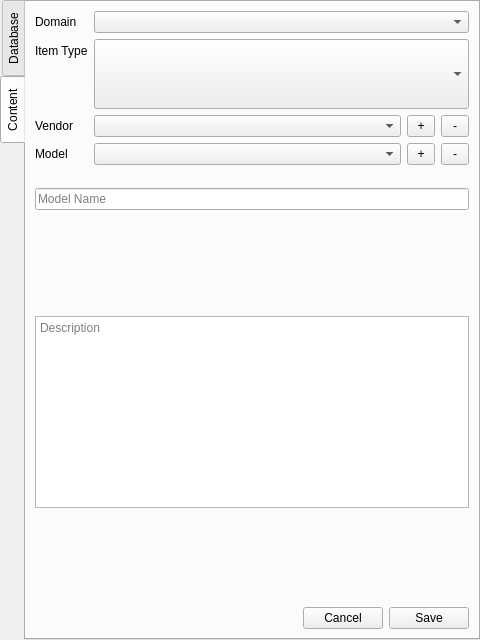
<?xml version="1.0" encoding="UTF-8"?>
<ui version="4.0">
 <class>ItemCatalog</class>
 <widget class="QDockWidget" name="ItemCatalog">
  <property name="geometry">
   <rect>
    <x>0</x>
    <y>0</y>
    <width>480</width>
    <height>640</height>
   </rect>
  </property>
  <property name="allowedAreas">
   <set>Qt::LeftDockWidgetArea|Qt::RightDockWidgetArea</set>
  </property>
  <property name="windowTitle">
   <string>Item Catalog</string>
  </property>
  <widget class="QWidget" name="dockWidgetContents">
   <layout class="QGridLayout" name="gridLayout">
    <property name="leftMargin">
     <number>0</number>
    </property>
    <property name="topMargin">
     <number>0</number>
    </property>
    <property name="rightMargin">
     <number>0</number>
    </property>
    <property name="bottomMargin">
     <number>0</number>
    </property>
    <property name="spacing">
     <number>0</number>
    </property>
    <item row="0" column="0">
     <widget class="QTabWidget" name="tabWidget">
      <property name="tabPosition">
       <enum>QTabWidget::West</enum>
      </property>
      <property name="tabShape">
       <enum>QTabWidget::Rounded</enum>
      </property>
      <property name="currentIndex">
       <number>1</number>
      </property>
      <property name="elideMode">
       <enum>Qt::ElideNone</enum>
      </property>
      <property name="documentMode">
       <bool>false</bool>
      </property>
      <property name="tabsClosable">
       <bool>false</bool>
      </property>
      <property name="movable">
       <bool>false</bool>
      </property>
      <property name="tabBarAutoHide">
       <bool>true</bool>
      </property>
      <widget class="QWidget" name="tab_database">
       <attribute name="title">
        <string>Database</string>
       </attribute>
       <layout class="QGridLayout" name="gridLayout_3">
        <item row="0" column="0">
         <widget class="QLabel" name="label_5">
          <property name="text">
           <string>Local directory</string>
          </property>
         </widget>
        </item>
        <item row="1" column="0">
         <widget class="QLabel" name="label_6">
          <property name="text">
           <string>git remote origin</string>
          </property>
         </widget>
        </item>
        <item row="6" column="0" colspan="4">
         <widget class="QTextEdit" name="textEdit_terminalOutput">
          <property name="sizePolicy">
           <sizepolicy hsizetype="Expanding" vsizetype="MinimumExpanding">
            <horstretch>0</horstretch>
            <verstretch>0</verstretch>
           </sizepolicy>
          </property>
          <property name="font">
           <font>
            <family>DejaVu Sans Mono</family>
            <pointsize>8</pointsize>
           </font>
          </property>
          <property name="acceptDrops">
           <bool>false</bool>
          </property>
          <property name="inputMethodHints">
           <set>Qt::ImhNone</set>
          </property>
          <property name="undoRedoEnabled">
           <bool>false</bool>
          </property>
          <property name="lineWrapMode">
           <enum>QTextEdit::NoWrap</enum>
          </property>
          <property name="readOnly">
           <bool>true</bool>
          </property>
         </widget>
        </item>
        <item row="2" column="0">
         <widget class="QLabel" name="label_7">
          <property name="text">
           <string>git config user.name</string>
          </property>
         </widget>
        </item>
        <item row="2" column="1" colspan="3">
         <widget class="QLineEdit" name="lineEdit_db_gitUserName">
          <property name="sizePolicy">
           <sizepolicy hsizetype="MinimumExpanding" vsizetype="Fixed">
            <horstretch>0</horstretch>
            <verstretch>0</verstretch>
           </sizepolicy>
          </property>
         </widget>
        </item>
        <item row="1" column="1" colspan="3">
         <widget class="QLineEdit" name="lineEdit_db_gitRemote">
          <property name="sizePolicy">
           <sizepolicy hsizetype="MinimumExpanding" vsizetype="Fixed">
            <horstretch>0</horstretch>
            <verstretch>0</verstretch>
           </sizepolicy>
          </property>
         </widget>
        </item>
        <item row="3" column="1" colspan="3">
         <widget class="QLineEdit" name="lineEdit_db_gitUserEmail">
          <property name="sizePolicy">
           <sizepolicy hsizetype="MinimumExpanding" vsizetype="Fixed">
            <horstretch>0</horstretch>
            <verstretch>0</verstretch>
           </sizepolicy>
          </property>
         </widget>
        </item>
        <item row="0" column="1" colspan="3">
         <widget class="QLineEdit" name="lineEdit_db_localDirectory">
          <property name="sizePolicy">
           <sizepolicy hsizetype="MinimumExpanding" vsizetype="Fixed">
            <horstretch>0</horstretch>
            <verstretch>0</verstretch>
           </sizepolicy>
          </property>
         </widget>
        </item>
        <item row="3" column="0">
         <widget class="QLabel" name="label_8">
          <property name="text">
           <string>git config user.email</string>
          </property>
         </widget>
        </item>
        <item row="4" column="0" rowspan="2" colspan="4">
         <widget class="QFrame" name="frame">
          <property name="frameShape">
           <enum>QFrame::StyledPanel</enum>
          </property>
          <property name="frameShadow">
           <enum>QFrame::Raised</enum>
          </property>
          <layout class="QGridLayout" name="gridLayout_4">
           <item row="0" column="2">
            <widget class="QPushButton" name="pushButton_db_gitPull">
             <property name="focusPolicy">
              <enum>Qt::NoFocus</enum>
             </property>
             <property name="toolTip">
              <string>&lt;html&gt;&lt;head/&gt;&lt;body&gt;&lt;p&gt;Pull takes the latest changes from the remote server and merges these changes into the local directory. This can only be done if no changes were made locally or all local changes have been committed.&lt;/p&gt;&lt;/body&gt;&lt;/html&gt;</string>
             </property>
             <property name="text">
              <string>Pull</string>
             </property>
            </widget>
           </item>
           <item row="0" column="0">
            <widget class="QPushButton" name="pushButton_db_gitClone">
             <property name="focusPolicy">
              <enum>Qt::NoFocus</enum>
             </property>
             <property name="toolTip">
              <string>&lt;html&gt;&lt;head/&gt;&lt;body&gt;&lt;p&gt;Clone takes an existing repository from a remote server (origin) and copies it into the local directory including the version history. You can only do this if you don't have a local working directory already.&lt;/p&gt;&lt;/body&gt;&lt;/html&gt;</string>
             </property>
             <property name="text">
              <string>Clone</string>
             </property>
            </widget>
           </item>
           <item row="0" column="1">
            <widget class="QPushButton" name="pushButton_db_gitStatus">
             <property name="focusPolicy">
              <enum>Qt::NoFocus</enum>
             </property>
             <property name="toolTip">
              <string>&lt;html&gt;&lt;head/&gt;&lt;body&gt;&lt;p&gt;Status displays the status of your local directory. Here you can see files you have not committed already.&lt;/p&gt;&lt;/body&gt;&lt;/html&gt;</string>
             </property>
             <property name="text">
              <string>Status</string>
             </property>
            </widget>
           </item>
           <item row="1" column="0">
            <widget class="QPushButton" name="pushButton_db_gitLog">
             <property name="focusPolicy">
              <enum>Qt::NoFocus</enum>
             </property>
             <property name="toolTip">
              <string>&lt;html&gt;&lt;head/&gt;&lt;body&gt;&lt;p&gt;Log displays the commit history.&lt;/p&gt;&lt;/body&gt;&lt;/html&gt;</string>
             </property>
             <property name="text">
              <string>Log</string>
             </property>
            </widget>
           </item>
           <item row="1" column="1">
            <widget class="QPushButton" name="pushButton_db_gitCommit">
             <property name="focusPolicy">
              <enum>Qt::NoFocus</enum>
             </property>
             <property name="toolTip">
              <string>&lt;html&gt;&lt;head/&gt;&lt;body&gt;&lt;p&gt;Commit includes the changes that have been made in the local directory to a version history point. You might want to do this after you changed something. After committing you can give your changes away to a server (origin) by executing Push.&lt;/p&gt;&lt;/body&gt;&lt;/html&gt;</string>
             </property>
             <property name="text">
              <string>Commit</string>
             </property>
            </widget>
           </item>
           <item row="1" column="2">
            <widget class="QPushButton" name="pushButton_db_gitPush">
             <property name="focusPolicy">
              <enum>Qt::NoFocus</enum>
             </property>
             <property name="toolTip">
              <string>&lt;html&gt;&lt;head/&gt;&lt;body&gt;&lt;p&gt;Push saves all your committed changes to a server (origin). You must call Pull before Push if somebody else made changes on the server in the meantime. This will automatically merge your changes and the changes somebody else made.&lt;/p&gt;&lt;/body&gt;&lt;/html&gt;</string>
             </property>
             <property name="text">
              <string>Push</string>
             </property>
            </widget>
           </item>
          </layout>
         </widget>
        </item>
       </layout>
      </widget>
      <widget class="QWidget" name="tab_content">
       <attribute name="title">
        <string>Content</string>
       </attribute>
       <layout class="QVBoxLayout" name="verticalLayoutContent">
        <item>
         <layout class="QFormLayout" name="formLayout">
          <item row="0" column="0">
           <widget class="QLabel" name="label">
            <property name="sizePolicy">
             <sizepolicy hsizetype="Minimum" vsizetype="Preferred">
              <horstretch>0</horstretch>
              <verstretch>0</verstretch>
             </sizepolicy>
            </property>
            <property name="text">
             <string>Domain</string>
            </property>
           </widget>
          </item>
          <item row="0" column="1">
           <widget class="QComboBox" name="comboBox_domain">
            <property name="sizePolicy">
             <sizepolicy hsizetype="MinimumExpanding" vsizetype="Fixed">
              <horstretch>0</horstretch>
              <verstretch>0</verstretch>
             </sizepolicy>
            </property>
           </widget>
          </item>
          <item row="1" column="0">
           <widget class="QLabel" name="label_2">
            <property name="text">
             <string>Item Type</string>
            </property>
           </widget>
          </item>
          <item row="1" column="1">
           <widget class="QComboBox" name="comboBox_itemType">
            <property name="sizePolicy">
             <sizepolicy hsizetype="MinimumExpanding" vsizetype="Preferred">
              <horstretch>0</horstretch>
              <verstretch>0</verstretch>
             </sizepolicy>
            </property>
            <property name="minimumSize">
             <size>
              <width>0</width>
              <height>70</height>
             </size>
            </property>
            <property name="iconSize">
             <size>
              <width>64</width>
              <height>64</height>
             </size>
            </property>
           </widget>
          </item>
          <item row="2" column="0">
           <widget class="QLabel" name="label_3">
            <property name="text">
             <string>Vendor</string>
            </property>
           </widget>
          </item>
          <item row="3" column="0">
           <widget class="QLabel" name="label_4">
            <property name="text">
             <string>Model</string>
            </property>
           </widget>
          </item>
          <item row="2" column="1">
           <layout class="QHBoxLayout" name="horizontalLayout">
            <item>
             <widget class="QComboBox" name="comboBox_vendor">
              <property name="sizePolicy">
               <sizepolicy hsizetype="MinimumExpanding" vsizetype="Fixed">
                <horstretch>0</horstretch>
                <verstretch>0</verstretch>
               </sizepolicy>
              </property>
             </widget>
            </item>
            <item>
             <widget class="QToolButton" name="toolButton_addVendor">
              <property name="sizePolicy">
               <sizepolicy hsizetype="Fixed" vsizetype="Ignored">
                <horstretch>0</horstretch>
                <verstretch>0</verstretch>
               </sizepolicy>
              </property>
              <property name="minimumSize">
               <size>
                <width>20</width>
                <height>0</height>
               </size>
              </property>
              <property name="focusPolicy">
               <enum>Qt::NoFocus</enum>
              </property>
              <property name="styleSheet">
               <string notr="true">width: 20px;
</string>
              </property>
              <property name="text">
               <string>+</string>
              </property>
              <property name="iconSize">
               <size>
                <width>0</width>
                <height>0</height>
               </size>
              </property>
             </widget>
            </item>
            <item>
             <widget class="QToolButton" name="toolButton_removeVendor">
              <property name="sizePolicy">
               <sizepolicy hsizetype="Fixed" vsizetype="Ignored">
                <horstretch>0</horstretch>
                <verstretch>0</verstretch>
               </sizepolicy>
              </property>
              <property name="minimumSize">
               <size>
                <width>20</width>
                <height>0</height>
               </size>
              </property>
              <property name="focusPolicy">
               <enum>Qt::NoFocus</enum>
              </property>
              <property name="styleSheet">
               <string notr="true">width: 20px;
</string>
              </property>
              <property name="text">
               <string>-</string>
              </property>
              <property name="iconSize">
               <size>
                <width>0</width>
                <height>0</height>
               </size>
              </property>
             </widget>
            </item>
           </layout>
          </item>
          <item row="3" column="1">
           <layout class="QHBoxLayout" name="horizontalLayout_2">
            <item>
             <widget class="QComboBox" name="comboBox_model">
              <property name="sizePolicy">
               <sizepolicy hsizetype="MinimumExpanding" vsizetype="Fixed">
                <horstretch>0</horstretch>
                <verstretch>0</verstretch>
               </sizepolicy>
              </property>
             </widget>
            </item>
            <item>
             <widget class="QToolButton" name="toolButton_addModel">
              <property name="sizePolicy">
               <sizepolicy hsizetype="Fixed" vsizetype="Ignored">
                <horstretch>0</horstretch>
                <verstretch>0</verstretch>
               </sizepolicy>
              </property>
              <property name="minimumSize">
               <size>
                <width>20</width>
                <height>0</height>
               </size>
              </property>
              <property name="focusPolicy">
               <enum>Qt::NoFocus</enum>
              </property>
              <property name="styleSheet">
               <string notr="true">width: 20px;
</string>
              </property>
              <property name="text">
               <string>+</string>
              </property>
              <property name="iconSize">
               <size>
                <width>0</width>
                <height>0</height>
               </size>
              </property>
             </widget>
            </item>
            <item>
             <widget class="QToolButton" name="toolButton_removeModel">
              <property name="sizePolicy">
               <sizepolicy hsizetype="Fixed" vsizetype="Ignored">
                <horstretch>0</horstretch>
                <verstretch>0</verstretch>
               </sizepolicy>
              </property>
              <property name="minimumSize">
               <size>
                <width>20</width>
                <height>0</height>
               </size>
              </property>
              <property name="focusPolicy">
               <enum>Qt::NoFocus</enum>
              </property>
              <property name="styleSheet">
               <string notr="true">width: 20px;
</string>
              </property>
              <property name="text">
               <string>-</string>
              </property>
              <property name="iconSize">
               <size>
                <width>0</width>
                <height>0</height>
               </size>
              </property>
             </widget>
            </item>
           </layout>
          </item>
         </layout>
        </item>
        <item>
         <widget class="QLabel" name="label_hairline">
          <property name="minimumSize">
           <size>
            <width>0</width>
            <height>11</height>
           </size>
          </property>
          <property name="maximumSize">
           <size>
            <width>16777215</width>
            <height>11</height>
           </size>
          </property>
          <property name="styleSheet">
           <string notr="true">margin: 5px 0;</string>
          </property>
          <property name="text">
           <string/>
          </property>
         </widget>
        </item>
        <item>
         <widget class="QLineEdit" name="lineEdit_modelName">
          <property name="placeholderText">
           <string>Model Name</string>
          </property>
         </widget>
        </item>
        <item>
         <widget class="QWidget" name="widgetItemParameters" native="true">
          <property name="sizePolicy">
           <sizepolicy hsizetype="Minimum" vsizetype="MinimumExpanding">
            <horstretch>0</horstretch>
            <verstretch>0</verstretch>
           </sizepolicy>
          </property>
         </widget>
        </item>
        <item>
         <widget class="QTextEdit" name="textEdit_modelDescription">
          <property name="placeholderText">
           <string>Description</string>
          </property>
         </widget>
        </item>
        <item>
         <spacer name="verticalSpacer">
          <property name="orientation">
           <enum>Qt::Vertical</enum>
          </property>
          <property name="sizeType">
           <enum>QSizePolicy::MinimumExpanding</enum>
          </property>
          <property name="sizeHint" stdset="0">
           <size>
            <width>20</width>
            <height>40</height>
           </size>
          </property>
         </spacer>
        </item>
        <item>
         <layout class="QHBoxLayout" name="horizontalLayout_3">
          <item>
           <spacer name="horizontalSpacer">
            <property name="orientation">
             <enum>Qt::Horizontal</enum>
            </property>
            <property name="sizeHint" stdset="0">
             <size>
              <width>40</width>
              <height>20</height>
             </size>
            </property>
           </spacer>
          </item>
          <item>
           <widget class="QPushButton" name="pushButton_cancel">
            <property name="text">
             <string>Cancel</string>
            </property>
           </widget>
          </item>
          <item>
           <widget class="QPushButton" name="pushButton_save">
            <property name="text">
             <string>Save</string>
            </property>
           </widget>
          </item>
         </layout>
        </item>
       </layout>
      </widget>
     </widget>
    </item>
   </layout>
  </widget>
 </widget>
 <resources/>
 <connections/>
</ui>
